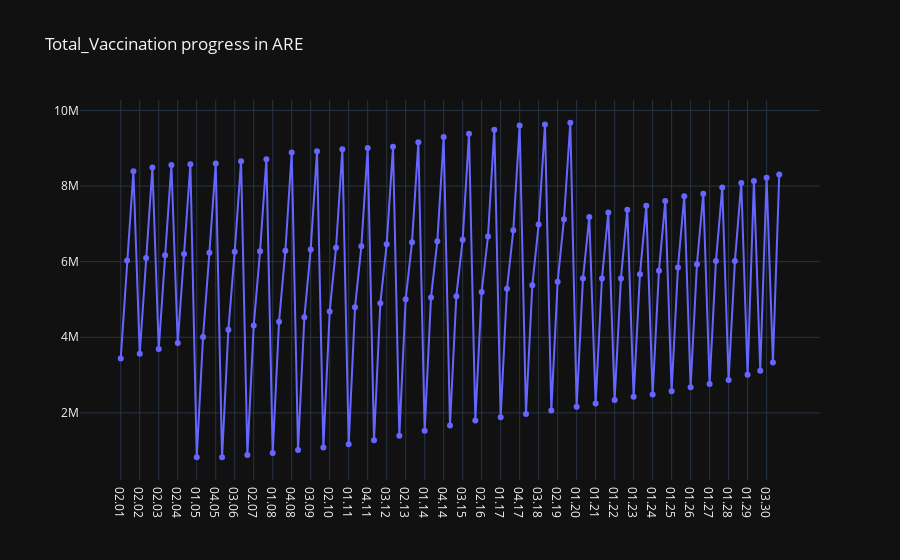

The notebook cell saved with this chart:
### Code cell
import plotly.graph_objects as go

x=[i.split('.')[1]+'.'+i.split('.')[0] for i in total_vaccination_progress.date ]
fig = go.Figure()
fig.update_layout(template='plotly_dark')
fig.add_trace(go.Scatter(x=x, 
                         y=total_vaccination_progress['total_vaccinations'],
                         mode='lines+markers',
                         name='total_cases',
                         line=dict(color='rgb(102, 102, 255)', width=2)))

fig.update_layout(
    title = 'Total_Vaccination progress in '+str(string),
    xaxis_tickformat = '%d %B (%a)<br>%Y'
)
fig.show()
